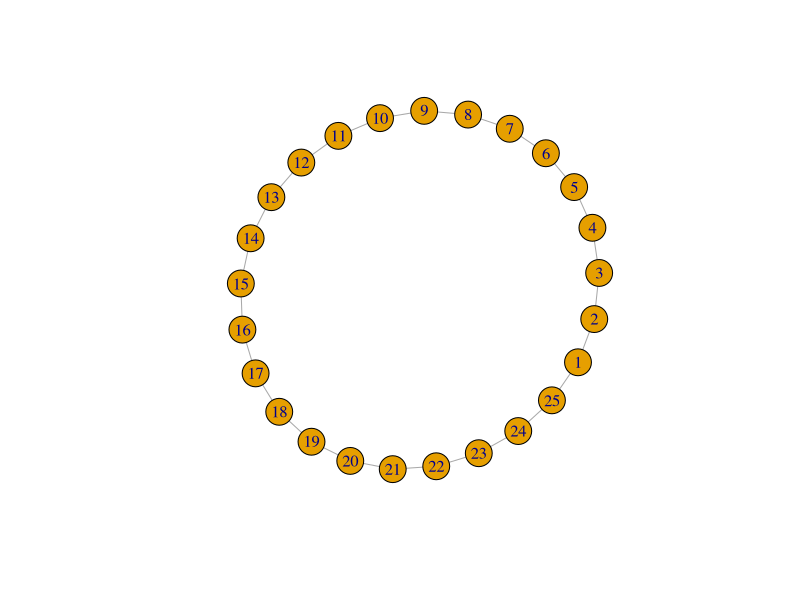
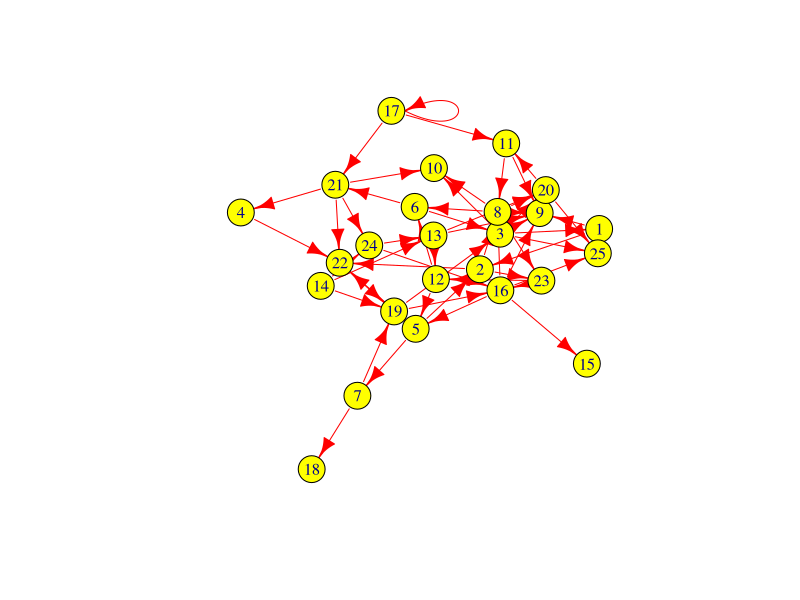
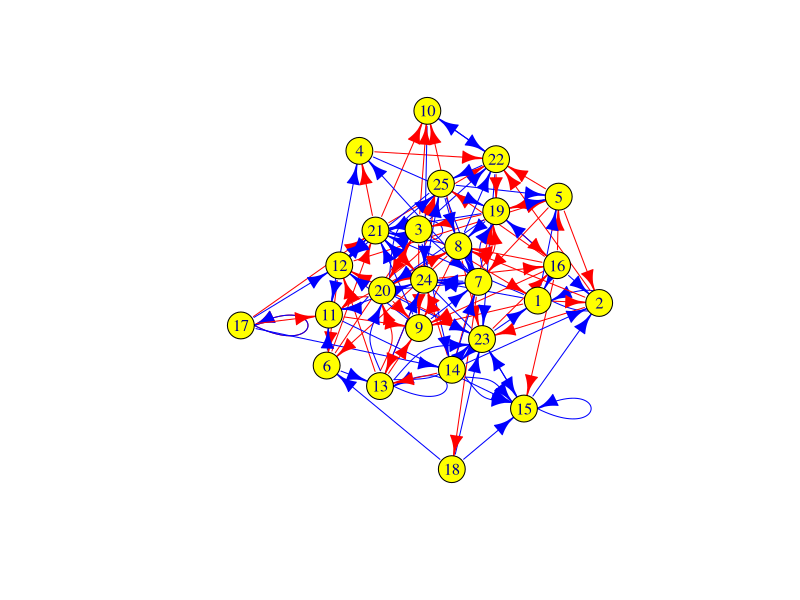
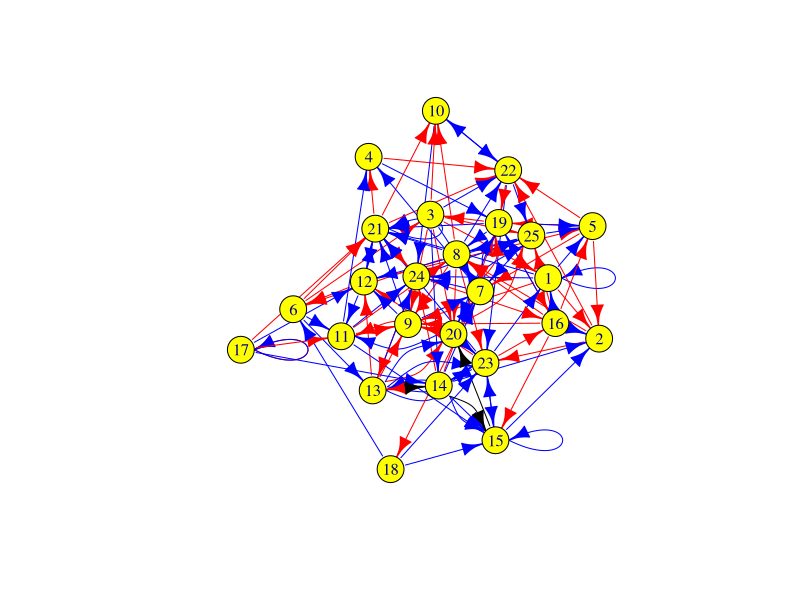
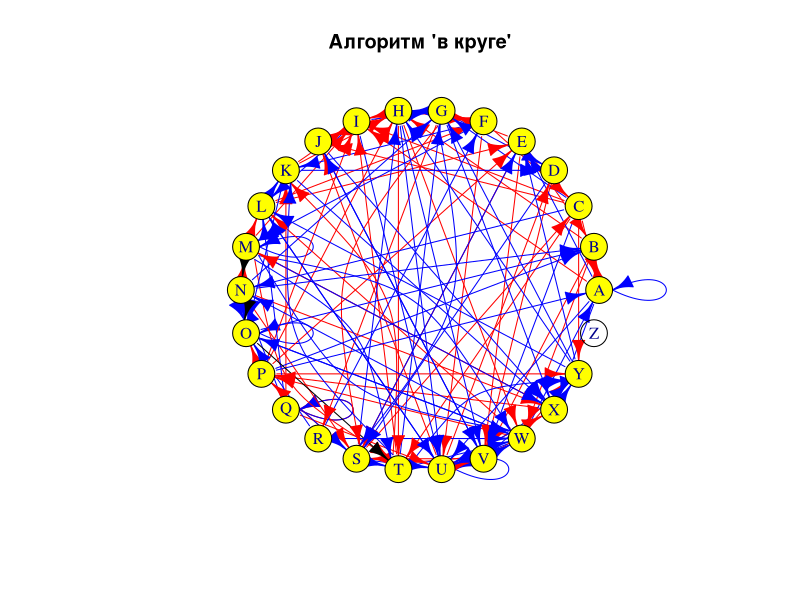
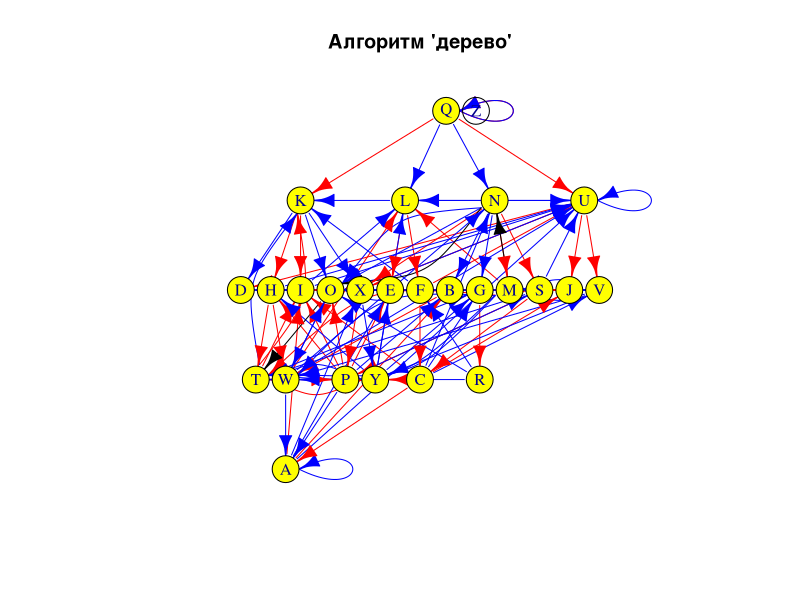
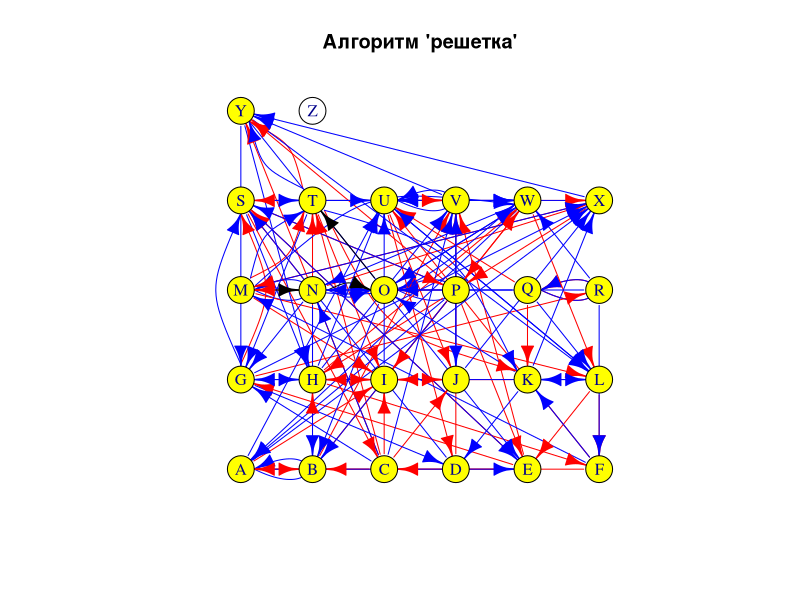
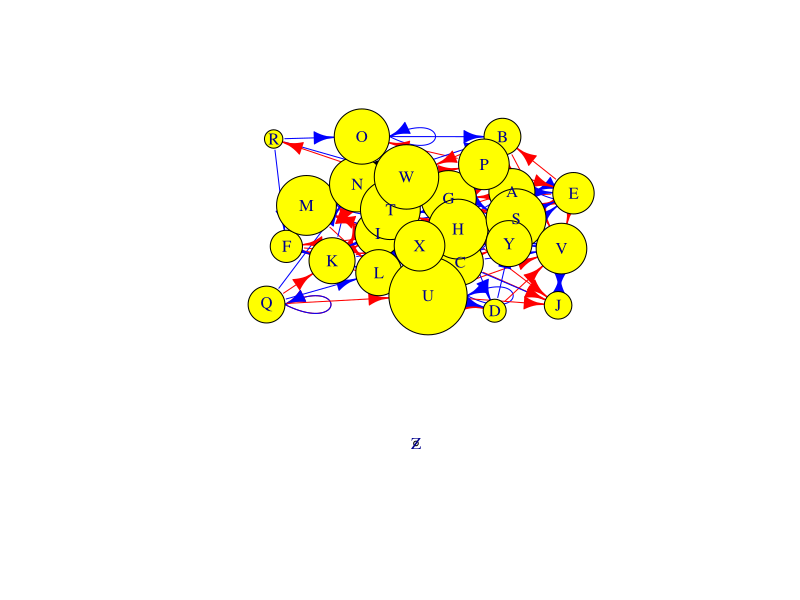

Write the R code that produced these figures, in order.
# Подключаем библиотеку igraph
library(igraph)

# Задаем значение N (номер варианта)
N <- 7

# Генерируем случайное число вершин G_size
G_size <- sample(17:61, 1)

# Создаем кольцевой граф g
g <- graph.ring(G_size)

# Выводим количество вершин и ребер
cat("Количество вершин:", vcount(g), "\n")
cat("Количество ребер:", ecount(g), "\n")

# Строим граф
plot(g)

# Выводим матрицу смежности
print(g[])



# Создаем пустой граф g1 с G_size вершинами
g1 <- graph.empty(n = G_size)

# Устанавливаем желтый цвет вершинам
V(g1)$color <- "yellow"

# Добавляем N*8 (56) случайных красных ребер
random_edges <- sample(V(g1), size = 2 * N * 8, replace = TRUE)
random_edges <- matrix(random_edges, ncol = 2, byrow = TRUE)
g1 <- add_edges(g1, random_edges)
E(g1)[(ecount(g1) - N * 8 + 1):ecount(g1)]$color <- "red"

# Визуализируем граф g1 и выводим его матрицу смежности
plot(g1)
print(g1[])

# Добавляем N*10 (70) случайных синих ребер
random_edges <- sample(V(g1), size = 2 * N * 10, replace = TRUE)
random_edges <- matrix(random_edges, ncol = 2, byrow = TRUE)
g1 <- add_edges(g1, random_edges)
E(g1)[(ecount(g1) - N * 10 + 1):ecount(g1)]$color <- "blue"

# Визуализируем граф g1 и выводим его матрицу смежности
plot(g1)
print(g1[])


# --- Шаг 3 ---
# Проверяем существование вершин
vertices_to_check <- c(2*N+23, 2*N+20, 2*N+12, N+15, 2*N-1, N+8, 2*N, 2*N+1, N+7, N+13)
existing_vertices <- vertices_to_check[vertices_to_check %in% V(g1)]

# Добавляем ребра между существующими вершинами
edges_to_add <- matrix(c(
  2*N+23, 2*N+20,
  2*N+12, N+15,
  2*N-1, N+8,
  2*N, 2*N+1,
  N+7, N+13
), ncol = 2, byrow = TRUE)
edges_to_add <- edges_to_add[apply(edges_to_add, 1, function(x) all(x %in% existing_vertices)), ]
g1 <- add_edges(g1, edges_to_add)
E(g1)[(ecount(g1) - nrow(edges_to_add) + 1):ecount(g1)]$color <- "black"

# Визуализируем граф
plot(g1)

# Анализ графа
cat("Соседи вершины", N, ":", neighbors(g1, N), "\n")
cat("Ребра, инцидентные вершине", N, ":", incident(g1, N), "\n")
cat("Вершины", N+10, "и", N+12, "связаны:", are_adjacent(g1, N+10, N+12), "\n")
print(g1[])


# --- Шаг 4 ---
# Находим вершину с максимальной степенью
max_degree_vertex <- which.max(degree(g1))

# Добавляем новую вершину и соединяем с вершиной максимальной степени
g1 <- add_vertices(g1, 1)
g1 <- add_edges(g1, c(vcount(g1), max_degree_vertex))

# Присваиваем имена вершинам
vertex_names <- c(LETTERS, letters)[1:vcount(g1)]
V(g1)$name <- vertex_names

# Выводим матрицу смежности
print(g1[])

# Находим вершины со степенью от 2 до 5
vertices_with_degree <- which(degree(g1) >= 2 & degree(g1) <= 5)
cat("Вершины со степенью от 2 до 5:", vertices_with_degree, "\n")


# --- Шаг 5 ---

# 1. Алгоритм "в круге" (in_circle)
layout_circle <- layout_in_circle(g1)
plot(g1, layout=layout_circle, main="Алгоритм 'в круге'")

# 2. Алгоритм "дерево" (in_tree)
layout_tree <- layout_as_tree(g1)
plot(g1, layout=layout_tree, main="Алгоритм 'дерево'")

# 3. Алгоритм "решетка" (lattice)
layout_grid <- layout_on_grid(g1)
plot(g1, layout=layout_grid, main="Алгоритм 'решетка'")

# --- Шаг 6 ---
# Вычисляем диаметр графа g1
diameter <- diameter(g1)
cat("Диаметр графа g1:", diameter, "\n")

# Визуализируем граф с размером вершин, пропорциональным их степени
vertex_degrees <- degree(g1)
V(g1)$size <- vertex_degrees * 3
plot(g1, layout=layout_with_fr(g1)) # Можешь выбрать любой понравившийся алгоритм размещения